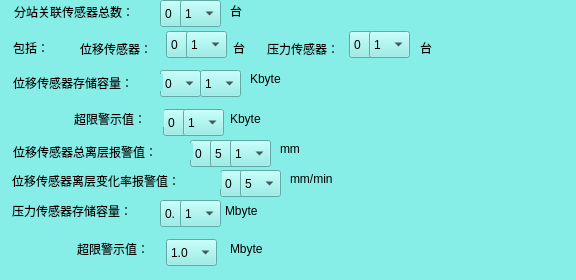
<?xml version="1.0" encoding="UTF-8"?>
<ui version="4.0">
 <class>Substation2</class>
 <widget class="QDialog" name="Substation2">
  <property name="geometry">
   <rect>
    <x>0</x>
    <y>0</y>
    <width>576</width>
    <height>280</height>
   </rect>
  </property>
  <property name="windowTitle">
   <string>Dialog</string>
  </property>
  <property name="styleSheet">
   <string notr="true">background-color: rgb(134,237,231);</string>
  </property>
  <widget class="QComboBox" name="sensor_total_Number_SHI">
   <property name="geometry">
    <rect>
     <x>160</x>
     <y>0</y>
     <width>41</width>
     <height>27</height>
    </rect>
   </property>
   <item>
    <property name="text">
     <string>0</string>
    </property>
   </item>
   <item>
    <property name="text">
     <string>1</string>
    </property>
   </item>
   <item>
    <property name="text">
     <string>2</string>
    </property>
   </item>
   <item>
    <property name="text">
     <string>3</string>
    </property>
   </item>
   <item>
    <property name="text">
     <string>4</string>
    </property>
   </item>
   <item>
    <property name="text">
     <string>5</string>
    </property>
   </item>
   <item>
    <property name="text">
     <string>6</string>
    </property>
   </item>
  </widget>
  <widget class="QComboBox" name="sensor_total_Number_ge">
   <property name="geometry">
    <rect>
     <x>180</x>
     <y>0</y>
     <width>41</width>
     <height>27</height>
    </rect>
   </property>
   <item>
    <property name="text">
     <string>1</string>
    </property>
   </item>
   <item>
    <property name="text">
     <string>2</string>
    </property>
   </item>
   <item>
    <property name="text">
     <string>3</string>
    </property>
   </item>
   <item>
    <property name="text">
     <string>4</string>
    </property>
   </item>
   <item>
    <property name="text">
     <string>5</string>
    </property>
   </item>
   <item>
    <property name="text">
     <string>6</string>
    </property>
   </item>
   <item>
    <property name="text">
     <string>7</string>
    </property>
   </item>
   <item>
    <property name="text">
     <string>8</string>
    </property>
   </item>
   <item>
    <property name="text">
     <string>9</string>
    </property>
   </item>
  </widget>
  <widget class="QComboBox" name="displacement_Number_shi">
   <property name="geometry">
    <rect>
     <x>166</x>
     <y>31</y>
     <width>41</width>
     <height>27</height>
    </rect>
   </property>
   <item>
    <property name="text">
     <string>0</string>
    </property>
   </item>
   <item>
    <property name="text">
     <string>1</string>
    </property>
   </item>
   <item>
    <property name="text">
     <string>2</string>
    </property>
   </item>
   <item>
    <property name="text">
     <string>3</string>
    </property>
   </item>
   <item>
    <property name="text">
     <string>4</string>
    </property>
   </item>
   <item>
    <property name="text">
     <string>5</string>
    </property>
   </item>
   <item>
    <property name="text">
     <string>6</string>
    </property>
   </item>
  </widget>
  <widget class="QComboBox" name="displacement_Number_ge">
   <property name="geometry">
    <rect>
     <x>186</x>
     <y>31</y>
     <width>41</width>
     <height>27</height>
    </rect>
   </property>
   <item>
    <property name="text">
     <string>1</string>
    </property>
   </item>
   <item>
    <property name="text">
     <string>2</string>
    </property>
   </item>
   <item>
    <property name="text">
     <string>3</string>
    </property>
   </item>
   <item>
    <property name="text">
     <string>4</string>
    </property>
   </item>
   <item>
    <property name="text">
     <string>5</string>
    </property>
   </item>
   <item>
    <property name="text">
     <string>6</string>
    </property>
   </item>
   <item>
    <property name="text">
     <string>7</string>
    </property>
   </item>
   <item>
    <property name="text">
     <string>8</string>
    </property>
   </item>
   <item>
    <property name="text">
     <string>9</string>
    </property>
   </item>
  </widget>
  <widget class="QComboBox" name="pressure_Number_shi">
   <property name="geometry">
    <rect>
     <x>349</x>
     <y>31</y>
     <width>41</width>
     <height>27</height>
    </rect>
   </property>
   <item>
    <property name="text">
     <string>0</string>
    </property>
   </item>
   <item>
    <property name="text">
     <string>1</string>
    </property>
   </item>
   <item>
    <property name="text">
     <string>2</string>
    </property>
   </item>
   <item>
    <property name="text">
     <string>3</string>
    </property>
   </item>
   <item>
    <property name="text">
     <string>4</string>
    </property>
   </item>
   <item>
    <property name="text">
     <string>5</string>
    </property>
   </item>
   <item>
    <property name="text">
     <string>6</string>
    </property>
   </item>
  </widget>
  <widget class="QComboBox" name="pressure_Number_ge">
   <property name="geometry">
    <rect>
     <x>369</x>
     <y>31</y>
     <width>41</width>
     <height>27</height>
    </rect>
   </property>
   <item>
    <property name="text">
     <string>1</string>
    </property>
   </item>
   <item>
    <property name="text">
     <string>2</string>
    </property>
   </item>
   <item>
    <property name="text">
     <string>3</string>
    </property>
   </item>
   <item>
    <property name="text">
     <string>4</string>
    </property>
   </item>
   <item>
    <property name="text">
     <string>5</string>
    </property>
   </item>
   <item>
    <property name="text">
     <string>6</string>
    </property>
   </item>
   <item>
    <property name="text">
     <string>7</string>
    </property>
   </item>
   <item>
    <property name="text">
     <string>8</string>
    </property>
   </item>
   <item>
    <property name="text">
     <string>9</string>
    </property>
   </item>
  </widget>
  <widget class="QComboBox" name="displacement_Store_ge">
   <property name="geometry">
    <rect>
     <x>200</x>
     <y>70</y>
     <width>41</width>
     <height>27</height>
    </rect>
   </property>
   <item>
    <property name="text">
     <string>1</string>
    </property>
   </item>
   <item>
    <property name="text">
     <string>2</string>
    </property>
   </item>
   <item>
    <property name="text">
     <string>3</string>
    </property>
   </item>
   <item>
    <property name="text">
     <string>4</string>
    </property>
   </item>
   <item>
    <property name="text">
     <string>5</string>
    </property>
   </item>
   <item>
    <property name="text">
     <string>6</string>
    </property>
   </item>
   <item>
    <property name="text">
     <string>7</string>
    </property>
   </item>
   <item>
    <property name="text">
     <string>8</string>
    </property>
   </item>
   <item>
    <property name="text">
     <string>9</string>
    </property>
   </item>
  </widget>
  <widget class="QComboBox" name="displacement_Store_shi">
   <property name="geometry">
    <rect>
     <x>160</x>
     <y>70</y>
     <width>41</width>
     <height>27</height>
    </rect>
   </property>
   <item>
    <property name="text">
     <string>0</string>
    </property>
   </item>
   <item>
    <property name="text">
     <string>1</string>
    </property>
   </item>
  </widget>
  <widget class="QComboBox" name="displacement_Store_UP_shi">
   <property name="geometry">
    <rect>
     <x>163</x>
     <y>109</y>
     <width>41</width>
     <height>27</height>
    </rect>
   </property>
   <item>
    <property name="text">
     <string>0</string>
    </property>
   </item>
   <item>
    <property name="text">
     <string>1</string>
    </property>
   </item>
  </widget>
  <widget class="QComboBox" name="displacement_Store_UP_ge">
   <property name="geometry">
    <rect>
     <x>183</x>
     <y>109</y>
     <width>41</width>
     <height>27</height>
    </rect>
   </property>
   <item>
    <property name="text">
     <string>1</string>
    </property>
   </item>
   <item>
    <property name="text">
     <string>2</string>
    </property>
   </item>
   <item>
    <property name="text">
     <string>3</string>
    </property>
   </item>
   <item>
    <property name="text">
     <string>4</string>
    </property>
   </item>
   <item>
    <property name="text">
     <string>5</string>
    </property>
   </item>
   <item>
    <property name="text">
     <string>6</string>
    </property>
   </item>
   <item>
    <property name="text">
     <string>7</string>
    </property>
   </item>
   <item>
    <property name="text">
     <string>8</string>
    </property>
   </item>
   <item>
    <property name="text">
     <string>9</string>
    </property>
   </item>
  </widget>
  <widget class="QComboBox" name="displacement_Tolat_Separation_bai">
   <property name="geometry">
    <rect>
     <x>190</x>
     <y>140</y>
     <width>41</width>
     <height>27</height>
    </rect>
   </property>
   <item>
    <property name="text">
     <string>0</string>
    </property>
   </item>
   <item>
    <property name="text">
     <string>1</string>
    </property>
   </item>
   <item>
    <property name="text">
     <string>2</string>
    </property>
   </item>
   <item>
    <property name="text">
     <string>3</string>
    </property>
   </item>
  </widget>
  <widget class="QComboBox" name="displacement_Tolat_Separation_shi">
   <property name="geometry">
    <rect>
     <x>210</x>
     <y>140</y>
     <width>41</width>
     <height>27</height>
    </rect>
   </property>
   <item>
    <property name="text">
     <string>5</string>
    </property>
   </item>
   <item>
    <property name="text">
     <string>6</string>
    </property>
   </item>
   <item>
    <property name="text">
     <string>7</string>
    </property>
   </item>
   <item>
    <property name="text">
     <string>8</string>
    </property>
   </item>
   <item>
    <property name="text">
     <string>9</string>
    </property>
   </item>
  </widget>
  <widget class="QComboBox" name="displacement_Tolat_Separation_ge">
   <property name="geometry">
    <rect>
     <x>230</x>
     <y>140</y>
     <width>41</width>
     <height>27</height>
    </rect>
   </property>
   <item>
    <property name="text">
     <string>1</string>
    </property>
   </item>
   <item>
    <property name="text">
     <string>2</string>
    </property>
   </item>
   <item>
    <property name="text">
     <string>3</string>
    </property>
   </item>
   <item>
    <property name="text">
     <string>4</string>
    </property>
   </item>
   <item>
    <property name="text">
     <string>5</string>
    </property>
   </item>
   <item>
    <property name="text">
     <string>6</string>
    </property>
   </item>
   <item>
    <property name="text">
     <string>7</string>
    </property>
   </item>
   <item>
    <property name="text">
     <string>8</string>
    </property>
   </item>
   <item>
    <property name="text">
     <string>9</string>
    </property>
   </item>
  </widget>
  <widget class="QLabel" name="label">
   <property name="geometry">
    <rect>
     <x>290</x>
     <y>170</y>
     <width>67</width>
     <height>17</height>
    </rect>
   </property>
   <property name="text">
    <string>mm/min</string>
   </property>
  </widget>
  <widget class="QComboBox" name="displacement_Separation_Rate_shi">
   <property name="geometry">
    <rect>
     <x>220</x>
     <y>170</y>
     <width>41</width>
     <height>27</height>
    </rect>
   </property>
   <item>
    <property name="text">
     <string>0</string>
    </property>
   </item>
   <item>
    <property name="text">
     <string>1</string>
    </property>
   </item>
  </widget>
  <widget class="QComboBox" name="displacement_Separation_Rate_ge">
   <property name="geometry">
    <rect>
     <x>240</x>
     <y>170</y>
     <width>41</width>
     <height>27</height>
    </rect>
   </property>
   <item>
    <property name="text">
     <string>5</string>
    </property>
   </item>
   <item>
    <property name="text">
     <string>6</string>
    </property>
   </item>
   <item>
    <property name="text">
     <string>7</string>
    </property>
   </item>
   <item>
    <property name="text">
     <string>8</string>
    </property>
   </item>
   <item>
    <property name="text">
     <string>9</string>
    </property>
   </item>
   <item>
    <property name="text">
     <string/>
    </property>
   </item>
  </widget>
  <widget class="QComboBox" name="pressure_Store_ge">
   <property name="geometry">
    <rect>
     <x>160</x>
     <y>200</y>
     <width>41</width>
     <height>27</height>
    </rect>
   </property>
   <item>
    <property name="text">
     <string>0.</string>
    </property>
   </item>
   <item>
    <property name="text">
     <string>1.</string>
    </property>
   </item>
  </widget>
  <widget class="QComboBox" name="pressure_Store_zero">
   <property name="geometry">
    <rect>
     <x>180</x>
     <y>200</y>
     <width>41</width>
     <height>27</height>
    </rect>
   </property>
   <item>
    <property name="text">
     <string>1</string>
    </property>
   </item>
   <item>
    <property name="text">
     <string>2</string>
    </property>
   </item>
   <item>
    <property name="text">
     <string>3</string>
    </property>
   </item>
   <item>
    <property name="text">
     <string>4</string>
    </property>
   </item>
   <item>
    <property name="text">
     <string>5</string>
    </property>
   </item>
   <item>
    <property name="text">
     <string>6</string>
    </property>
   </item>
   <item>
    <property name="text">
     <string>7</string>
    </property>
   </item>
   <item>
    <property name="text">
     <string>8</string>
    </property>
   </item>
   <item>
    <property name="text">
     <string>9</string>
    </property>
   </item>
  </widget>
  <widget class="QComboBox" name="pressure_Store_UP">
   <property name="geometry">
    <rect>
     <x>166</x>
     <y>239</y>
     <width>51</width>
     <height>27</height>
    </rect>
   </property>
   <item>
    <property name="text">
     <string>1.0</string>
    </property>
   </item>
   <item>
    <property name="text">
     <string>1.1</string>
    </property>
   </item>
   <item>
    <property name="text">
     <string>1.2</string>
    </property>
   </item>
   <item>
    <property name="text">
     <string>1.3</string>
    </property>
   </item>
   <item>
    <property name="text">
     <string>1.4</string>
    </property>
   </item>
   <item>
    <property name="text">
     <string>1.5</string>
    </property>
   </item>
   <item>
    <property name="text">
     <string>1.6</string>
    </property>
   </item>
   <item>
    <property name="text">
     <string>1.7</string>
    </property>
   </item>
   <item>
    <property name="text">
     <string>1.8</string>
    </property>
   </item>
   <item>
    <property name="text">
     <string>1.9</string>
    </property>
   </item>
   <item>
    <property name="text">
     <string>2.0</string>
    </property>
   </item>
  </widget>
  <widget class="QLabel" name="label_19">
   <property name="geometry">
    <rect>
     <x>14</x>
     <y>3</y>
     <width>141</width>
     <height>18</height>
    </rect>
   </property>
   <property name="text">
    <string>&lt;html&gt;&lt;head/&gt;&lt;body&gt;&lt;p&gt;分站关联传感器总数：&lt;/p&gt;&lt;/body&gt;&lt;/html&gt;</string>
   </property>
  </widget>
  <widget class="QLabel" name="label_20">
   <property name="geometry">
    <rect>
     <x>230</x>
     <y>0</y>
     <width>31</width>
     <height>21</height>
    </rect>
   </property>
   <property name="text">
    <string>台</string>
   </property>
  </widget>
  <widget class="QLabel" name="label_21">
   <property name="geometry">
    <rect>
     <x>13</x>
     <y>39</y>
     <width>45</width>
     <height>17</height>
    </rect>
   </property>
   <property name="text">
    <string>包括：</string>
   </property>
  </widget>
  <widget class="QLabel" name="label_22">
   <property name="geometry">
    <rect>
     <x>80</x>
     <y>40</y>
     <width>81</width>
     <height>17</height>
    </rect>
   </property>
   <property name="text">
    <string>位移传感器：</string>
   </property>
  </widget>
  <widget class="QLabel" name="label_24">
   <property name="geometry">
    <rect>
     <x>233</x>
     <y>40</y>
     <width>16</width>
     <height>16</height>
    </rect>
   </property>
   <property name="text">
    <string>台</string>
   </property>
  </widget>
  <widget class="QLabel" name="label_23">
   <property name="geometry">
    <rect>
     <x>267</x>
     <y>40</y>
     <width>81</width>
     <height>17</height>
    </rect>
   </property>
   <property name="text">
    <string>压力传感器：</string>
   </property>
  </widget>
  <widget class="QLabel" name="label_25">
   <property name="geometry">
    <rect>
     <x>420</x>
     <y>40</y>
     <width>16</width>
     <height>16</height>
    </rect>
   </property>
   <property name="text">
    <string>台</string>
   </property>
  </widget>
  <widget class="QLabel" name="label_27">
   <property name="geometry">
    <rect>
     <x>13</x>
     <y>74</y>
     <width>150</width>
     <height>17</height>
    </rect>
   </property>
   <property name="text">
    <string>位移传感器存储容量：</string>
   </property>
  </widget>
  <widget class="QLabel" name="label_28">
   <property name="geometry">
    <rect>
     <x>250</x>
     <y>70</y>
     <width>40</width>
     <height>17</height>
    </rect>
   </property>
   <property name="text">
    <string>Kbyte</string>
   </property>
  </widget>
  <widget class="QLabel" name="label_30">
   <property name="geometry">
    <rect>
     <x>74</x>
     <y>110</y>
     <width>90</width>
     <height>17</height>
    </rect>
   </property>
   <property name="text">
    <string>超限警示值：</string>
   </property>
  </widget>
  <widget class="QLabel" name="label_34">
   <property name="geometry">
    <rect>
     <x>230</x>
     <y>110</y>
     <width>40</width>
     <height>17</height>
    </rect>
   </property>
   <property name="text">
    <string>Kbyte</string>
   </property>
  </widget>
  <widget class="QLabel" name="label_31">
   <property name="geometry">
    <rect>
     <x>13</x>
     <y>143</y>
     <width>180</width>
     <height>17</height>
    </rect>
   </property>
   <property name="text">
    <string>位移传感器总离层报警值：</string>
   </property>
  </widget>
  <widget class="QLabel" name="label_35">
   <property name="geometry">
    <rect>
     <x>280</x>
     <y>140</y>
     <width>26</width>
     <height>17</height>
    </rect>
   </property>
   <property name="text">
    <string>mm</string>
   </property>
  </widget>
  <widget class="QLabel" name="label_37">
   <property name="geometry">
    <rect>
     <x>12</x>
     <y>172</y>
     <width>210</width>
     <height>17</height>
    </rect>
   </property>
   <property name="text">
    <string>位移传感器离层变化率报警值：</string>
   </property>
  </widget>
  <widget class="QLabel" name="label_32">
   <property name="geometry">
    <rect>
     <x>12</x>
     <y>202</y>
     <width>141</width>
     <height>17</height>
    </rect>
   </property>
   <property name="text">
    <string>压力传感器存储容量：</string>
   </property>
  </widget>
  <widget class="QLabel" name="label_29">
   <property name="geometry">
    <rect>
     <x>225</x>
     <y>202</y>
     <width>44</width>
     <height>17</height>
    </rect>
   </property>
   <property name="text">
    <string>Mbyte</string>
   </property>
  </widget>
  <widget class="QLabel" name="label_38">
   <property name="geometry">
    <rect>
     <x>77</x>
     <y>240</y>
     <width>81</width>
     <height>17</height>
    </rect>
   </property>
   <property name="text">
    <string>超限警示值：</string>
   </property>
  </widget>
  <widget class="QLabel" name="label_36">
   <property name="geometry">
    <rect>
     <x>230</x>
     <y>240</y>
     <width>44</width>
     <height>17</height>
    </rect>
   </property>
   <property name="text">
    <string>Mbyte</string>
   </property>
  </widget>
 </widget>
 <resources/>
 <connections/>
</ui>
